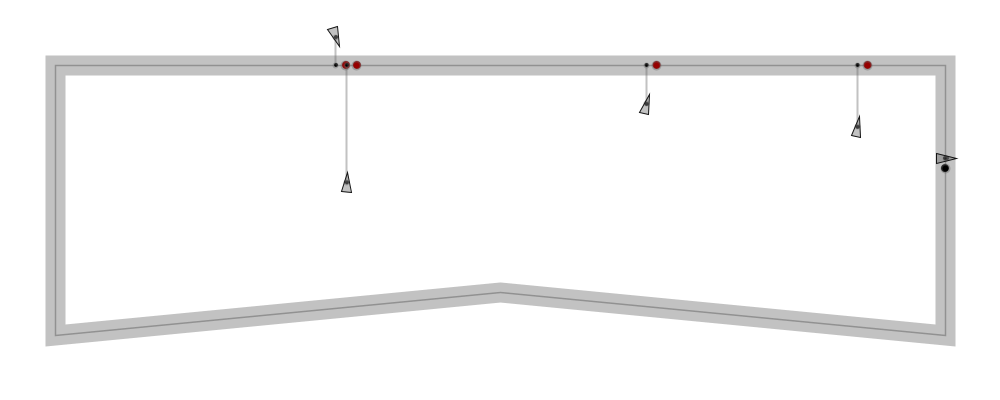
Frame 1 (no input)
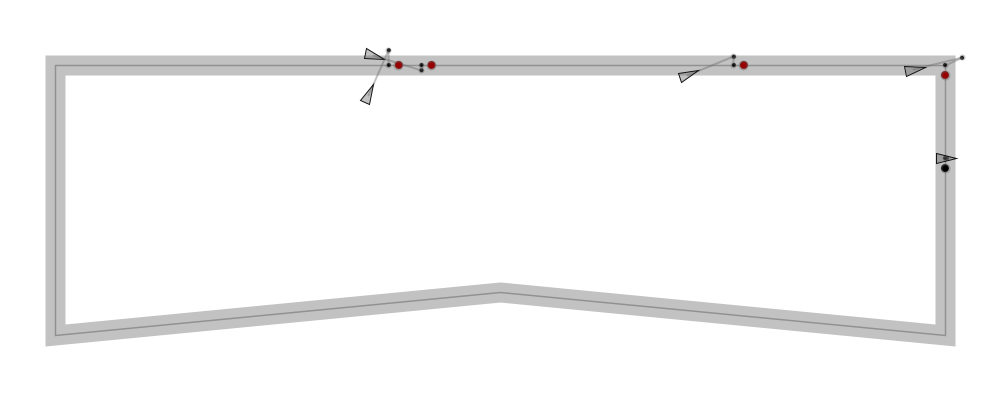
Frame 60 (the mouse pressed at the canvas centre just before this capture)
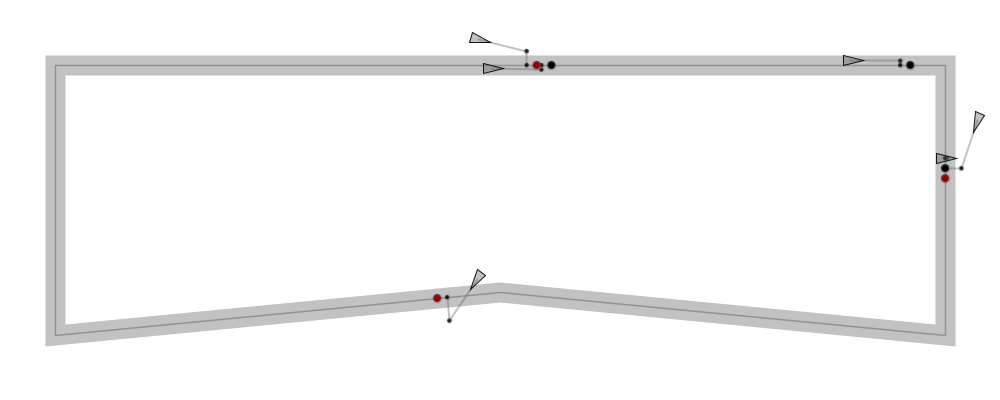
Frame 120 (the mouse held since frame 60 and released just before this capture)

The Processing sketch that drew these frames (run headless with seeded random() and noise(); from frame 60 on, the mouse is pressed at the canvas centre):

// Processing sketch: multi_car_more_complex_path_follow
// ── multi_car_more_complex_path_follow.pde

ArrayList<Car> car = new ArrayList<Car>();
Path path;

float carNum = 5;

void setup() {
  size(1000, 400);
  for (int i = 0; i < carNum; i++) {
    car.add(new Car(random(width), random(height)));
  }
  path = new Path();
}


void draw() {
  background(255);
  fill(100, 100);

  path.display();

  for (int i = 0; i < car.size(); i++) {
    Car c = car.get(i);
    c.followPath(path);
    c.borders(path);
    c.run();
  }
}

void keyPressed() {
  if (key == 'r') {
    if (car.size() > 0) {
      car.remove(0);
    }
  }
}

void mousePressed() {
  car.add(new Car(mouseX, mouseY));
}

// ── car.pde


class Car {

  PVector loc;
  PVector velocity;
  PVector acc;

  float r;

  float maxSpeed;
  float maxForce;

  Car(float x, float y) {
    loc = new PVector(x, y);
    velocity = new PVector(0, 0);
    acc = new PVector(0, 0);

    r = 5;

    maxSpeed = random(2, 3);
    maxForce = random(0.05, 0.08);
  }

  void run() {
    update();
    display();
  }

  void display() {
    pushMatrix();
    strokeWeight(1);
    stroke(20);
    fill(100, 100);

    translate(loc.x, loc.y);

    float a = velocity.heading2D() + PI/2;
    rotate(a);

    beginShape();
    vertex(0, -r*2);
    vertex(-r, r*2);
    vertex(r, r*2);
    endShape(CLOSE);

    popMatrix();
  }

  void update() {
    velocity.add(acc);
    loc.add(velocity);
    acc.mult(0);
  }

  void seek(PVector d) {
    PVector desire = PVector.sub(d, loc);

    desire.setMag(maxSpeed);

    PVector force = PVector.sub(desire, velocity);
    force.limit(maxForce);

    applyForce(force);
  }

  void applyForce(PVector force) {
    PVector f = force.get();
    acc.add(f);
  }

  void followPath(Path path) {

    PVector predictVelocity = velocity.get();
    predictVelocity.setMag(50);
    PVector predictLoc = PVector.add(loc, predictVelocity);


    strokeWeight(2);
    stroke(100, 100);
    fill(0);
    line(loc.x, loc.y, predictLoc.x, predictLoc.y);
    ellipse(predictLoc.x, predictLoc.y, 4, 4);


    PVector normal = null;
    PVector target = null;
    float worldRecord = 10000;


    for (int i = 0; i < path.points.size(); i++) {

      PVector a = path.points.get(i);
      PVector b = path.points.get((i + 1 ) % path.points.size());
      
      PVector dir = PVector.sub(b, a);

      PVector normalT = scalarProjection(predictLoc, a, b);

      if (normalT.x < min(a.x,b.x) || normalT.x > max(a.x,b.x) || normalT.y < min(a.y,b.y) || normalT.y > max(a.y,b.y)) {
        normalT = b.get();
        a = path.points.get((i + 1) % path.points.size());
        b = path.points.get((i + 2)% path.points.size());
        //dir = PVector.sub(b, a);
      }

      float dist = PVector.dist(predictLoc, normalT);

      if (dist < worldRecord) {
        worldRecord = dist;
        normal = normalT;   

        dir = PVector.sub(b, a);
        dir.normalize();
        dir.mult(10);
        target = normalT.get();
        target.add(dir);
      }
    }
    line(predictLoc.x, predictLoc.y, normal.x, normal.y);
    ellipse(normal.x, normal.y, 4, 4);

    if (worldRecord > r) {
      fill(150, 0, 0);
      seek(target);
    }

    ellipse(target.x, target.y, 8, 8);
  }



  PVector scalarProjection(PVector l, PVector a, PVector b) {

    PVector ab = PVector.sub(b, a);
    float limit = ab.mag();
    PVector la = PVector.sub(l, a);

    ab.normalize();
    ab.setMag(la.dot(ab));

    PVector result = PVector.add(a, ab);

    return result;
  }

  void borders(Path p) {
   if (loc.x < -r) loc.x = width+r;
    //if (position.y < -r) position.y = height+r;
    if (loc.x > width+r) loc.x = -r;
    //if (position.y > height+r) position.y = -r;
  }
}

// ── path.pde


class Path {

  ArrayList<PVector> points;
  float r;
  float t;

  float len;

  Path() {
    r = 10;
    t = random(1000, 10000);
    len = 30;
    points = new ArrayList<PVector>();
    create();
  }

  void create() {

    //hard coded path
    points.add(new PVector(55, 65));
    points.add(new PVector(width - 55, 65));
    points.add(new PVector(width - 55, height - 65));
    points.add(new PVector(width/2, height - 108));
    points.add(new PVector(55, height - 65));

    //perlin noise path
    //for (int x = 0; x < width; x += len) {
    //  float y = map(noise(t), 0, 1, 100, height - 100);
    //  PVector p = new PVector(x, y);
    //  points.add(p);
    //  println(x, y);
    //  if (x + len*2 > width) {
    //    float tem = x + (width - x); 
    //    p = new PVector(tem, y);
    //    points.add(p);
    //  }
    //  t += 0.05;
    //}
  }

  void display() {

    strokeWeight(r*2);
    stroke(100, 100);
    noFill();
    beginShape();
    for (PVector p : points) {
      vertex(p.x, p.y);
      //println(p.x, p.y);
    }
    endShape(CLOSE);


    strokeWeight(1.5);
    stroke(70, 100);
    beginShape();
    for (PVector p : points) {
      vertex(p.x, p.y);
    }
    endShape(CLOSE);
  }


  PVector getStart() {
    return points.get(0);
  }

  PVector getEnd() {
    return points.get(points.size()-1);
  }
}
